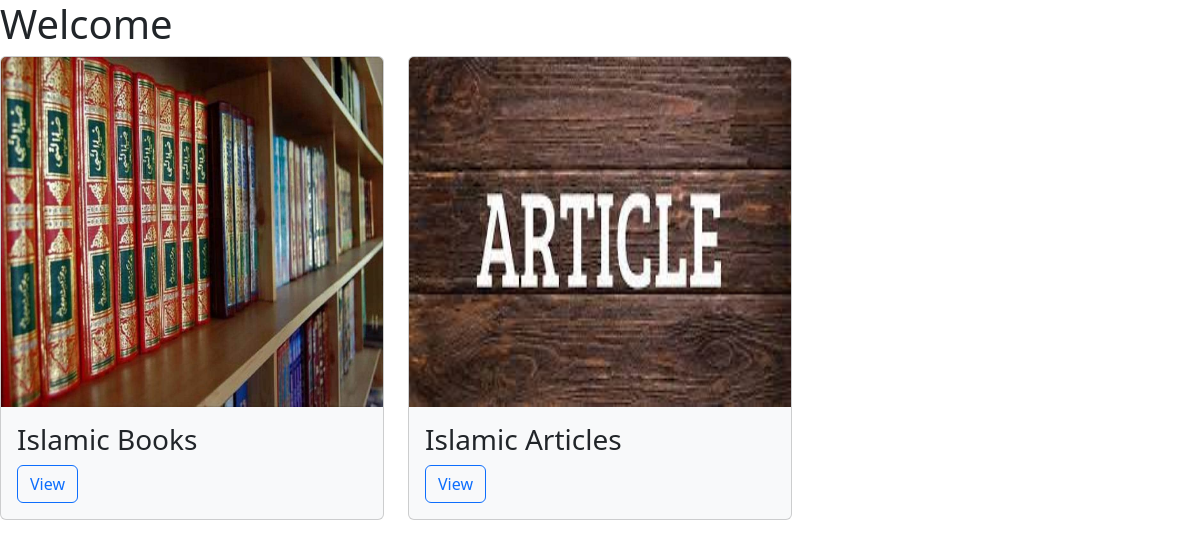
The page /categories/ on the database as committed earlier.
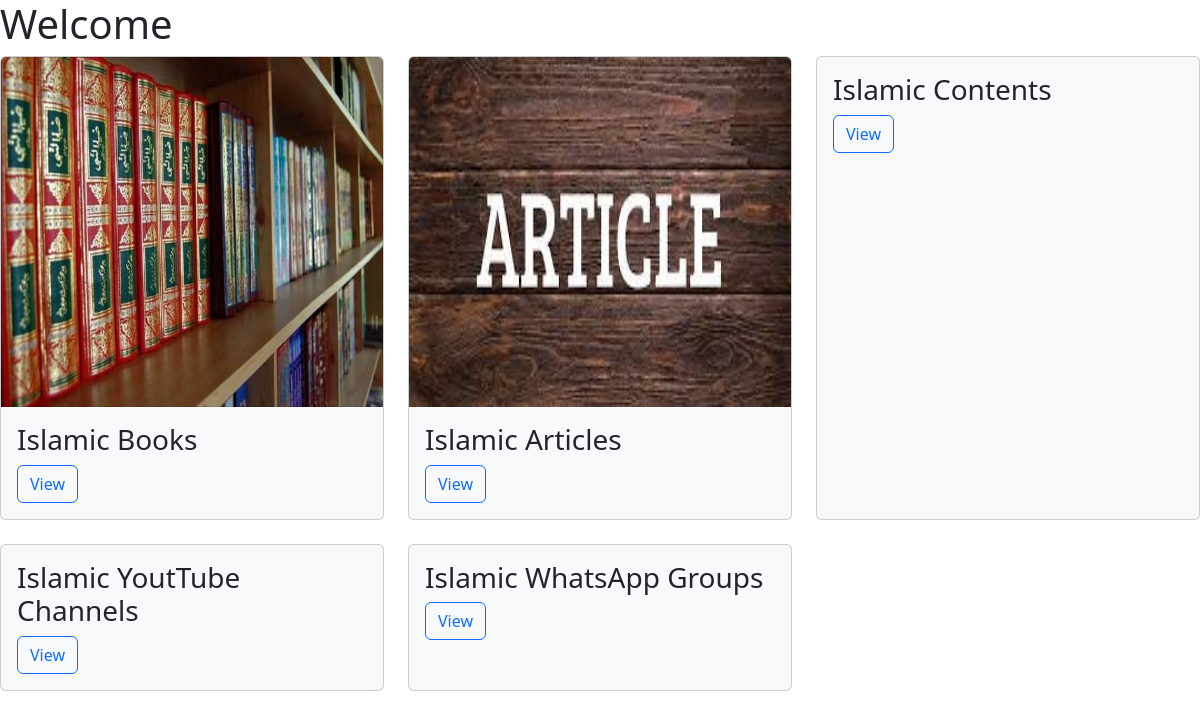
The same page on the database as committed later.
### AdminPanel/models.py (models this page shows, shortened)
class Category(models.Model):
    name = models.CharField(max_length=300)
    parent_category = models.ForeignKey('self', null=True, blank=True, on_delete=models.CASCADE)
    image = models.ImageField(upload_to='category_images/', blank=True)
    order = models.PositiveSmallIntegerField(default=0, blank=True)
    is_active = models.BooleanField(default=True)

### User/views.py (the view)
# urls.py: path('categories/', CategoryView.as_view(), name='category_view'),
class CategoryView(View):
    def get(self, request):
        category_id = request.GET.get('id')
        if category_id:
            try:
                category = Category.objects.get(pk=category_id)
                if Resource.objects.filter(category=category): # if this category has any resource
                    return redirect(f"/resources?category_id={category_id}")
                else:  # else it has subcategories
                    categories = Category.objects.filter(parent_category=category)
            except Exception:
                raise models.exceptions.ValidationError(f"Category with ID {category_id} does not exist.")
        else: # if there's no 'id' or 'top-level' parameter then fetch all categories
            categories = Category.objects.filter(parent_category__isnull=True)
        return render(request, "User/categories.html", {'categories':categories})

### User/templates/User/categories.html
{% extends 'base.html' %}
{% block body %}
<div class="row row-cols-1 row-cols-md-3 g-4">
    {% for category in categories %}
    <div class="col">
      <div class="card h-100 bg-light">
        {% if category.image %}
        <img src="{{ category.image.url }}" class="card-img-top" alt="Image for {{ category.name }}" height="350">
        {% endif %}
        <div class="card-body">
          <h3 class="card-title">{{category.name}}</h3>
          <a href="/categories?id={{category.id}}" class="btn btn-outline-primary">View</a>
        </div>
      </div>
    </div>
    {% endfor %}
</div>
{% endblock %}

Rows that differ between the two databases and show on the page:
added Category: name "Islamic Contents"
added Category: name "Islamic YoutTube Channels"
added Category: name "Islamic WhatsApp Groups"
